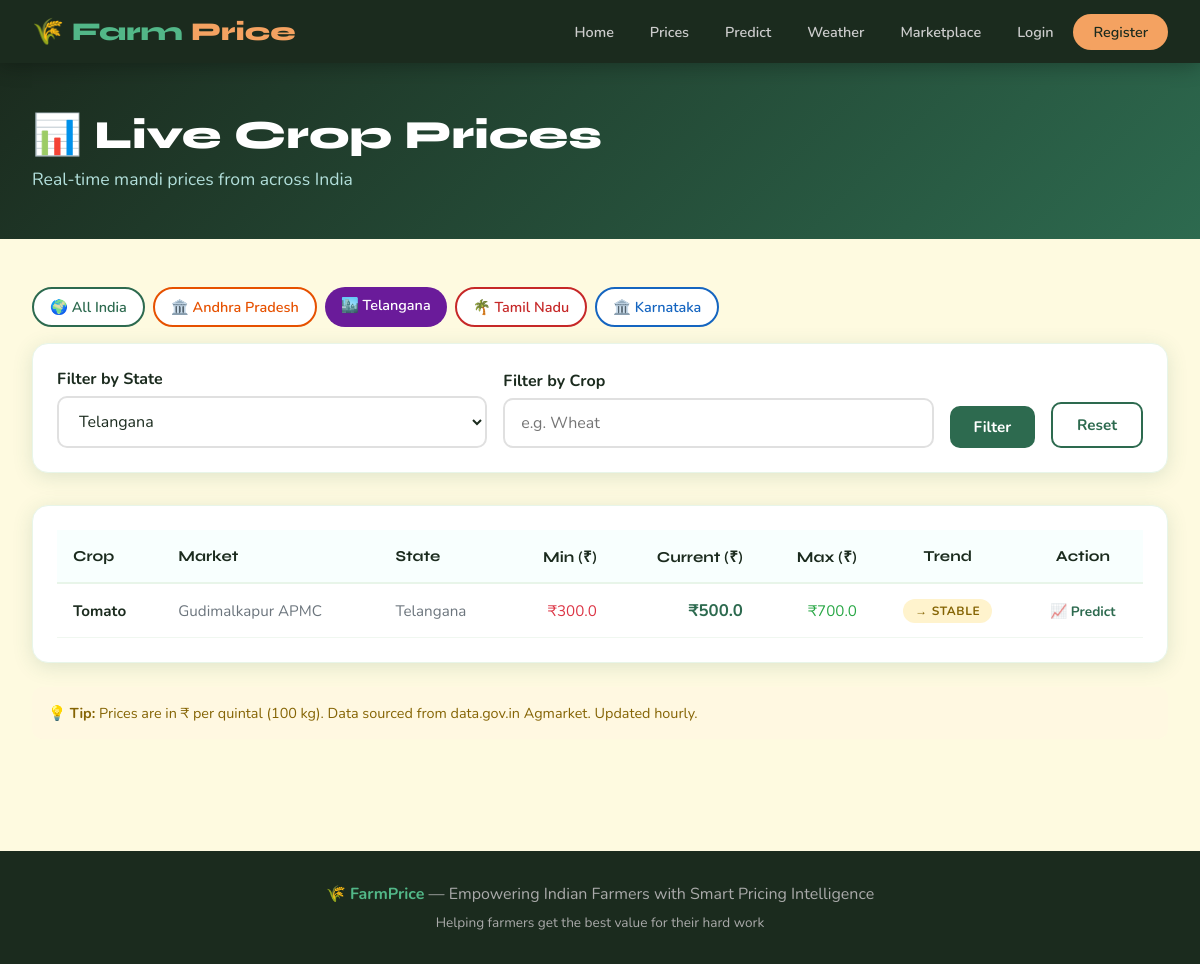
Screenshot of /prices/?state=Telangana with the database file from the repository.
### crops/models.py (models this page shows, shortened)
class Crop(models.Model):
    CROP_CHOICES = [
        ('wheat', 'Wheat'),
        ('rice', 'Rice'),
        ('corn', 'Corn'),
        ('cotton', 'Cotton'),
        ('sugarcane', 'Sugarcane'),
        ('soybean', 'Soybean'),
        ('tomato', 'Tomato'),
        ('potato', 'Potato'),
        ('onion', 'Onion'),
        ('groundnut', 'Groundnut'),
    ]
    name = models.CharField(max_length=100, choices=CROP_CHOICES)
    current_price = models.DecimalField(max_digits=10, decimal_places=2)
    min_price = models.DecimalField(max_digits=10, decimal_places=2)
    max_price = models.DecimalField(max_digits=10, decimal_places=2)
    market_name = models.CharField(max_length=200)
    state = models.CharField(max_length=100)
    updated_at = models.DateTimeField(auto_now=True)
    trend = models.CharField(max_length=10, choices=[('up', 'Rising'), ('down', 'Falling'), ('stable', 'Stable')], default='stable')

### crops/views.py (the view)
# urls.py: path('prices/', views.crop_prices, name='crop_prices'),
def crop_prices(request):
    state_filter = request.GET.get('state', '')
    crop_filter = request.GET.get('crop', '').lower()
    region = request.GET.get('region', '')  # 'ap_telangana' or ''
    if region == 'ap_telangana':
        from .api_client import get_ap_telangana_prices
        all_prices = get_ap_telangana_prices()
    elif state_filter:
        all_prices = get_all_prices(state=state_filter)
    else:
        all_prices = get_all_prices()
    if crop_filter:
        all_prices = [c for c in all_prices if crop_filter in c['name']]
    states = ['Andhra Pradesh', 'Telangana'] + list(
        set(c['state'] for c in all_prices if c['state'] not in ['N/A', 'Andhra Pradesh', 'Telangana'])
    )
    context = {
        'crops': all_prices,
        'states': states,
        'state_filter': state_filter,
        'crop_filter': crop_filter,
        'region': region,
    }
    return render(request, 'crops/prices.html', context)

### crops/api_client.py (called while the page is built)
def get_all_prices(state=None):
    from .models import Crop
    crops = Crop.objects.all()
    if state:
        crops = crops.filter(state__iexact=state)
    results = []
    for c in crops:
        results.append({
            "name": c.name,
            "display_name": c.get_name_display(),
            "current_price": float(c.current_price),
            "min_price": float(c.min_price),
            "max_price": float(c.max_price),
            "market_name": c.market_name,
            "state": c.state,
            "updated_at": str(c.updated_at.date()),
            "trend": c.trend,
        })
    return results

### crops/templates/crops/prices.html (shortened to what this page needs)
{% extends 'crops/base.html' %}
{% block content %}
<section style="background: linear-gradient(135deg, #1b2b1e, #2d6a4f); padding: 3rem 0;">
    <div class="container">
        <h1 style="font-family: 'Syne', sans-serif; font-size: 2.5rem; font-weight: 800; color: white; margin-bottom: 0.5rem;">📊 Live Crop Prices</h1>
        <p style="color: #b2dfdb; font-size: 1.1rem;">Real-time mandi prices from across India</p>
    </div>
</section>
<section class="section">
    <div class="container">
        <div style="margin-bottom: 1rem; display: flex; gap: 0.5rem; flex-wrap: wrap;">
            <a href="/prices/"
               style="padding: 0.5rem 1rem; border-radius: 20px; text-decoration: none; font-weight: 600; font-size: 0.9rem;
               {% if not state_filter and not region %}background:#2d6a4f; color:white;{% else %}background:white; color:#2d6a4f; border: 2px solid #2d6a4f;{% endif %}">
                🌍 All India
            </a>
            <a href="/prices/?state=Andhra+Pradesh"
               style="padding: 0.5rem 1rem; border-radius: 20px; text-decoration: none; font-weight: 600; font-size: 0.9rem;
               {% if state_filter == 'Andhra Pradesh' %}background:#e65100; color:white;{% else %}background:white; color:#e65100; border: 2px solid #e65100;{% endif %}">
                🏛️ Andhra Pradesh
            </a>
            <a href="/prices/?state=Telangana"
               style="padding: 0.5rem 1rem; border-radius: 20px; text-decoration: none; font-weight: 600; font-size: 0.9rem;
               {% if state_filter == 'Telangana' %}background:#6a1b9a; color:white;{% else %}background:white; color:#6a1b9a; border: 2px solid #6a1b9a;{% endif %}">
                🏙️ Telangana
            </a>
            <a href="/prices/?state=Tamil+Nadu"
               style="padding: 0.5rem 1rem; border-radius: 20px; text-decoration: none; font-weight: 600; font-size: 0.9rem;
               {% if state_filter == 'Tamil Nadu' %}background:#c62828; color:white;{% else %}background:white; color:#c62828; border: 2px solid #c62828;{% endif %}">
                🌴 Tamil Nadu
            </a>
            <a href="/prices/?state=Karnataka"
               style="padding: 0.5rem 1rem; border-radius: 20px; text-decoration: none; font-weight: 600; font-size: 0.9rem;
               {% if state_filter == 'Karnataka' %}background:#1565c0; color:white;{% else %}background:white; color:#1565c0; border: 2px solid #1565c0;{% endif %}">
                🏛️ Karnataka
            </a>
        </div>
        <div class="card" style="margin-bottom: 2rem;">
            <form method="get" style="display: flex; gap: 1rem; flex-wrap: wrap; align-items: flex-end;">
                <div class="form-group" style="flex: 1; min-width: 180px; margin-bottom: 0;">
                    <label>Filter by State</label>
                    <select name="state">
                        {% for state in states %}
                        <option value="{{ state }}" {% if state == state_filter %}selected{% endif %}>{{ state }}</option>
                        {% endfor %}
                    </select>
                </div>
                <div class="form-group" style="flex: 1; min-width: 180px; margin-bottom: 0;">
                    <label>Filter by Crop</label>
                    <input type="text" name="crop" value="{{ crop_filter }}" placeholder="e.g. Wheat">
                </div>
                <button type="submit" class="btn btn-primary">Filter</button>
                <a href="/prices/" class="btn btn-outline">Reset</a>
            </form>
        </div>
        {% if crops %}
        <div class="card" style="overflow-x: auto;">
            <table style="width: 100%; border-collapse: collapse; font-size: 0.95rem;">
                <thead>
                    <tr style="background: #f8fffe; border-bottom: 2px solid #e8f5e9;">
                        <th style="padding: 1rem; text-align: left; font-family: 'Syne', sans-serif; font-weight: 700;">Crop</th>
                        <th style="padding: 1rem; text-align: left; font-family: 'Syne', sans-serif; font-weight: 700;">Market</th>
                        <th style="padding: 1rem; text-align: left; font-family: 'Syne', sans-serif; font-weight: 700;">State</th>
                        <th style="padding: 1rem; text-align: right; font-family: 'Syne', sans-serif; font-weight: 700;">Min (₹)</th>
                        <th style="padding: 1rem; text-align: right; font-family: 'Syne', sans-serif; font-weight: 700;">Current (₹)</th>
                        <th style="padding: 1rem; text-align: right; font-family: 'Syne', sans-serif; font-weight: 700;">Max (₹)</th>
                        <th style="padding: 1rem; text-align: center; font-family: 'Syne', sans-serif; font-weight: 700;">Trend</th>
                        <th style="padding: 1rem; text-align: center; font-family: 'Syne', sans-serif; font-weight: 700;">Action</th>
                    </tr>
                </thead>
                <tbody>
                    {% for crop in crops %}
                    <tr style="border-bottom: 1px solid #f0f7f0; transition: background 0.15s;"
                        onmouseover="this.style.background='#f8fffe'"
                        onmouseout="this.style.background=''">
                        <td style="padding: 0.9rem 1rem; font-weight: 700;">{{ crop.display_name }}</td>
                        <td style="padding: 0.9rem 1rem; color: #6c757d;">{{ crop.market_name }}</td>
                        <td style="padding: 0.9rem 1rem; color: #6c757d;">{{ crop.state }}</td>
                        <td style="padding: 0.9rem 1rem; text-align: right; color: #dc3545;">₹{{ crop.min_price }}</td>
                        <td style="padding: 0.9rem 1rem; text-align: right; font-weight: 700; font-size: 1.05rem; color: #2d6a4f;">₹{{ crop.current_price }}</td>
                        <td style="padding: 0.9rem 1rem; text-align: right; color: #28a745;">₹{{ crop.max_price }}</td>
                        <td style="padding: 0.9rem 1rem; text-align: center;">
                            {% if crop.trend == 'up' %}
                                <span class="badge badge-up">▲ Rising</span>
                            {% elif crop.trend == 'down' %}
                                <span class="badge badge-down">▼ Falling</span>
                            {% else %}
                                <span class="badge badge-stable">→ Stable</span>
                            {% endif %}
                        </td>
                        <td style="padding: 0.9rem 1rem; text-align: center;">
                            <a href="/predict/?crop={{ crop.name }}" style="color: #2d6a4f; font-weight: 700; text-decoration: none; font-size: 0.85rem;">📈 Predict</a>
                        </td>
                    </tr>
                    {% endfor %}
                </tbody>
            </table>
        </div>
        {% else %}
        <div style="text-align: center; padding: 4rem; color: #6c757d;">
            <div style="font-size: 4rem; margin-bottom: 1rem;">📊</div>
            <h3 style="font-family: 'Syne', sans-serif;">No price data found</h3>
            <p>Try adjusting your filters or check back later.</p>
        </div>
        {% endif %}
        <div style="margin-top: 1.5rem; padding: 1rem; background: #fff8e1; border-radius: 10px; font-size: 0.9rem; color: #856404;">
            💡 <strong>Tip:</strong> Prices are in ₹ per quintal (100 kg). Data sourced from data.gov.in Agmarket. Updated hourly.
        </div>
    </div>
</section>
{% endblock %}

### crops/templates/crops/base.html (style rules this page uses)
:root { --green: #2d6a4f; --green-light: #52b788; --green-pale: #d8f3dc; --earth: #a0522d; --gold: #f4a261; --sky: #48cae4; --cream: #fefae0; --dark: #1b2b1e; --gray: #6c757d; --white: #ffffff; --shadow: 0 4px 20px rgba(45, 106, 79, 0.15); }
* { margin: 0; padding: 0; box-sizing: border-box; }
body { font-family: 'Nunito', sans-serif; background: var(--cream); color: var(--dark); min-height: 100vh; }
.card { background: white; border-radius: 16px; padding: 1.5rem; box-shadow: var(--shadow); border: 1px solid #e8f5e9; }
.btn { display: inline-block; padding: 0.7rem 1.5rem; border-radius: 10px; font-weight: 700; font-size: 0.95rem; text-decoration: none; border: none; cursor: pointer; transition: all 0.2s; font-family: 'Nunito', sans-serif; }
.btn-primary { background: var(--green); color: white; }
.btn-outline { background: transparent; border: 2px solid var(--green); color: var(--green); }
.badge { display: inline-block; padding: 0.25rem 0.75rem; border-radius: 20px; font-size: 0.75rem; font-weight: 700; text-transform: uppercase; letter-spacing: 0.05em; }
.badge-stable { background: #fff3cd; color: #856404; }
.container { max-width: 1200px; margin: 0 auto; padding: 0 2rem; }
.section { padding: 3rem 0; }
.form-group { margin-bottom: 1.25rem; }
.form-group label { display: block; font-weight: 700; margin-bottom: 0.4rem; color: var(--dark); }
.form-group input, .form-group select, .form-group textarea { width: 100%; padding: 0.75rem 1rem; border: 2px solid #e0e0e0; border-radius: 10px; font-family: 'Nunito', sans-serif; font-size: 1rem; color: var(--dark); transition: border-color 0.2s; background: white; }

### rows the page displays
Crop: display_name "Tomato", market_name "Gudimalkapur APMC", state "Telangana", min_price "300.0", current_price "500.0", max_price "700.0", trend "→ STABLE"

### other values shown
form field state "Telangana"
